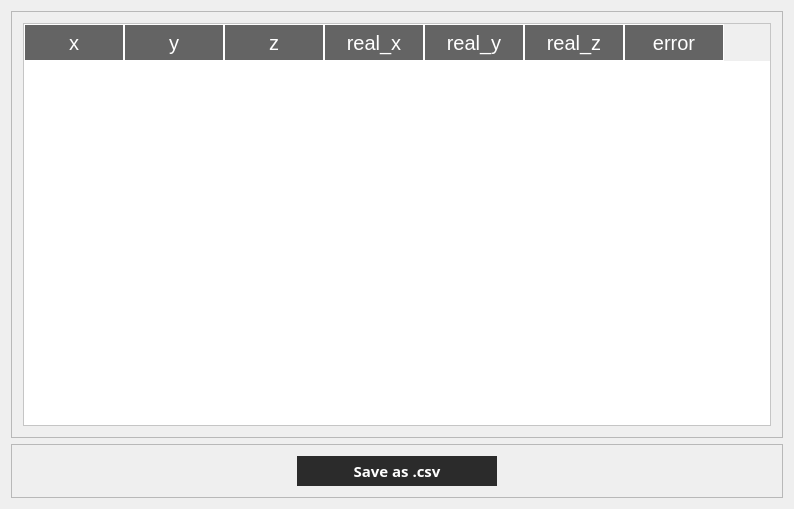
<?xml version="1.0" encoding="UTF-8"?>
<ui version="4.0">
 <class>dialog_gcp_reportClass</class>
 <widget class="QDialog" name="dialog_gcp_reportClass">
  <property name="geometry">
   <rect>
    <x>0</x>
    <y>0</y>
    <width>794</width>
    <height>509</height>
   </rect>
  </property>
  <property name="windowTitle">
   <string>Gcp Report</string>
  </property>
  <property name="styleSheet">
   <string notr="true">




/*

QWidget#dialog_gcpClass{background-color: #1c1c1c}


*/







    QScrollBar {
        background: #1c1c1c;
        
    }

    QScrollBar:horizontal {
        height: 10px;
    }

    QScrollBar:vertical {
        width: 10px;
    }

    QScrollBar::handle {
        background:#646464;;
        border-radius: 2px;
    }
 	QScrollBar::add-page, QScrollBar::sub-page {

	    background: none;
    }

    QScrollBar::handle::pressed {
        background:#faa028;
    }

</string>
  </property>
  <layout class="QVBoxLayout" name="verticalLayout_4">
   <property name="spacing">
    <number>0</number>
   </property>
   <property name="leftMargin">
    <number>0</number>
   </property>
   <property name="topMargin">
    <number>0</number>
   </property>
   <property name="rightMargin">
    <number>0</number>
   </property>
   <property name="bottomMargin">
    <number>0</number>
   </property>
   <item>
    <layout class="QVBoxLayout" name="verticalLayout_2">
     <property name="spacing">
      <number>0</number>
     </property>
     <item>
      <widget class="QWidget" name="widget" native="true">
       <layout class="QVBoxLayout" name="verticalLayout">
        <item>
         <widget class="QFrame" name="frame">
          <property name="sizePolicy">
           <sizepolicy hsizetype="Preferred" vsizetype="Expanding">
            <horstretch>0</horstretch>
            <verstretch>0</verstretch>
           </sizepolicy>
          </property>
          <property name="styleSheet">
           <string notr="true">

QHeaderView::section {
    background-color: #646464;
	color: #ffffff;
    font-size: 15pt;
    
	border:  1px solid #ffffff;

    height: 35px;
    width: 50px; 
}

/*
QHeaderView::section:horizontal
{

}

QHeaderView::section:vertical
{
}
*/



QTableView { outline:none; color:black; background-color:#ffffff}

QTableView::item:selected:focus { 
color:black;background:transparent; 
border: 1px solid #646464;
}
QTableView::item:!selected:focus { background:transparent; }

/*QTableView::item:selected{
background-color:#646464; 
background-color:red;


color:white}*/

QTableView QLineEdit { color:#ffffff; background-color:#646464}

</string>
          </property>
          <property name="frameShape">
           <enum>QFrame::StyledPanel</enum>
          </property>
          <property name="frameShadow">
           <enum>QFrame::Raised</enum>
          </property>
          <layout class="QVBoxLayout" name="verticalLayout_3">
           <item>
            <widget class="QTableWidget" name="tableWidget">
             <property name="font">
              <font>
               <family>Arial</family>
               <pointsize>12</pointsize>
               <weight>50</weight>
               <bold>false</bold>
              </font>
             </property>
             <property name="styleSheet">
              <string notr="true"/>
             </property>
             <property name="sizeAdjustPolicy">
              <enum>QAbstractScrollArea::AdjustToContents</enum>
             </property>
             <property name="cornerButtonEnabled">
              <bool>false</bool>
             </property>
             <column>
              <property name="text">
               <string>x</string>
              </property>
             </column>
             <column>
              <property name="text">
               <string>y</string>
              </property>
             </column>
             <column>
              <property name="text">
               <string>z</string>
              </property>
             </column>
             <column>
              <property name="text">
               <string>real_x</string>
              </property>
             </column>
             <column>
              <property name="text">
               <string>real_y</string>
              </property>
             </column>
             <column>
              <property name="text">
               <string>real_z</string>
              </property>
             </column>
             <column>
              <property name="text">
               <string>error</string>
              </property>
             </column>
            </widget>
           </item>
          </layout>
         </widget>
        </item>
        <item alignment="Qt::AlignBottom">
         <widget class="QFrame" name="frame_2">
          <property name="styleSheet">
           <string notr="true">QPushButton{border:none; background:#2b2b2b} 
QPushButton{color:#ffffff} 
QPushButton::hover{color:#faa028} 
QPushButton::pressed{color:#ffffff}  </string>
          </property>
          <property name="frameShape">
           <enum>QFrame::StyledPanel</enum>
          </property>
          <property name="frameShadow">
           <enum>QFrame::Raised</enum>
          </property>
          <layout class="QHBoxLayout" name="horizontalLayout_2">
           <item>
            <layout class="QHBoxLayout" name="horizontalLayout">
             <item>
              <spacer name="horizontalSpacer">
               <property name="orientation">
                <enum>Qt::Horizontal</enum>
               </property>
               <property name="sizeHint" stdset="0">
                <size>
                 <width>40</width>
                 <height>20</height>
                </size>
               </property>
              </spacer>
             </item>
             <item>
              <widget class="QPushButton" name="pushButtonSave">
               <property name="sizePolicy">
                <sizepolicy hsizetype="Preferred" vsizetype="Preferred">
                 <horstretch>0</horstretch>
                 <verstretch>0</verstretch>
                </sizepolicy>
               </property>
               <property name="minimumSize">
                <size>
                 <width>200</width>
                 <height>30</height>
                </size>
               </property>
               <property name="font">
                <font>
                 <family>Arial Black</family>
                 <pointsize>11</pointsize>
                 <weight>75</weight>
                 <bold>true</bold>
                </font>
               </property>
               <property name="styleSheet">
                <string notr="true"/>
               </property>
               <property name="text">
                <string>Save as .csv</string>
               </property>
              </widget>
             </item>
             <item>
              <spacer name="horizontalSpacer_2">
               <property name="orientation">
                <enum>Qt::Horizontal</enum>
               </property>
               <property name="sizeHint" stdset="0">
                <size>
                 <width>40</width>
                 <height>20</height>
                </size>
               </property>
              </spacer>
             </item>
            </layout>
           </item>
          </layout>
         </widget>
        </item>
       </layout>
      </widget>
     </item>
    </layout>
   </item>
  </layout>
 </widget>
 <layoutdefault spacing="6" margin="11"/>
 <resources/>
 <connections/>
</ui>
